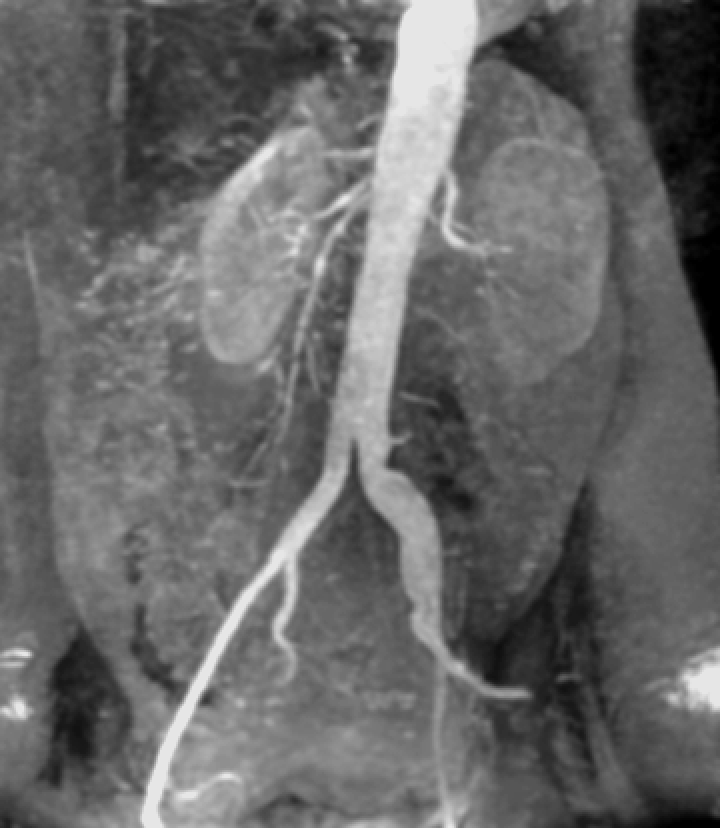
#> input picture filters/angio.tif, 720 x 828 px
$ python 5_laplacian.py
#> lines starting #> are read from the running program, lines starting #| are printed output that depends on the picture
#import matplotlib.pyplot as plt
import numpy as np
import cv2


image = cv2.imread('angio.tif',0)
#> image is the input picture: shape (828, 720); min 0, max 230, mean 103.5
cv2.imshow('Original image', image)
cv2.waitKey(0)

#Laplacian masks
lpc_1 = np.array([[0,1,0],[1,-4,1],[0,1,0]])
lpc_2 = np.array([[0.25,0.5,0.25],[0.5,-3,0.5],[0.25,0.5,0.25]])
lpc_3 = np.array([[1,1,1],[1,-8,1],[1,1,1]])

lpc = [lpc_1, lpc_2, lpc_3]

for i in range(len(lpc)):
    lpc_im = cv2.filter2D(src=image, ddepth=-1, kernel=lpc[i])
    cv2.imshow('Laplacian_image_filter_mask_'+str(i+1), lpc_im)
    cv2.waitKey(0)
#> this loop made 3 passes
#> pass 1, `lpc_im = cv2.filter2D(src=image, ddepth=-1, kernel=lpc[i])`:
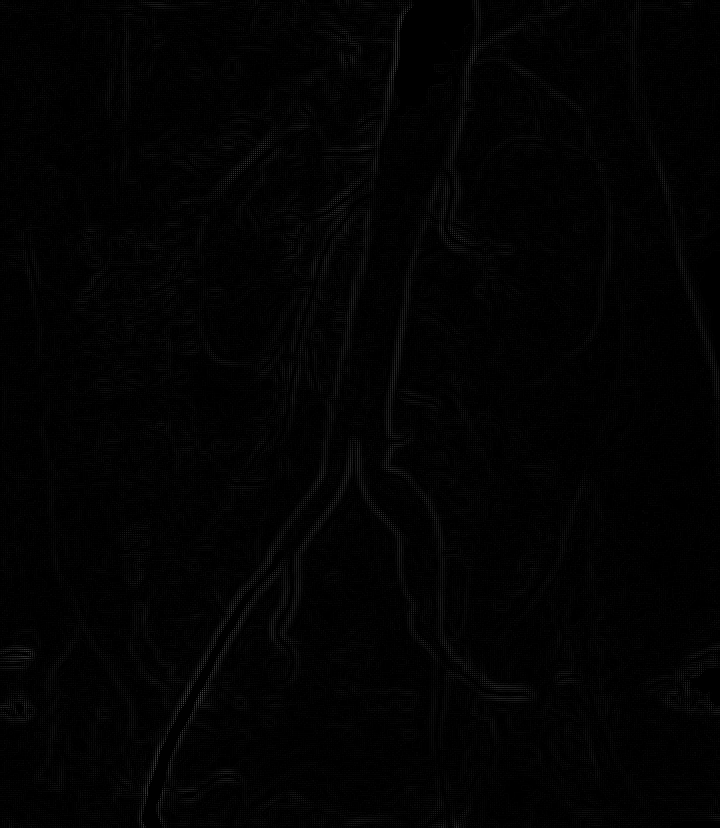
#> lpc_im: shape (828, 720); min 0, max 74, mean 2.6
